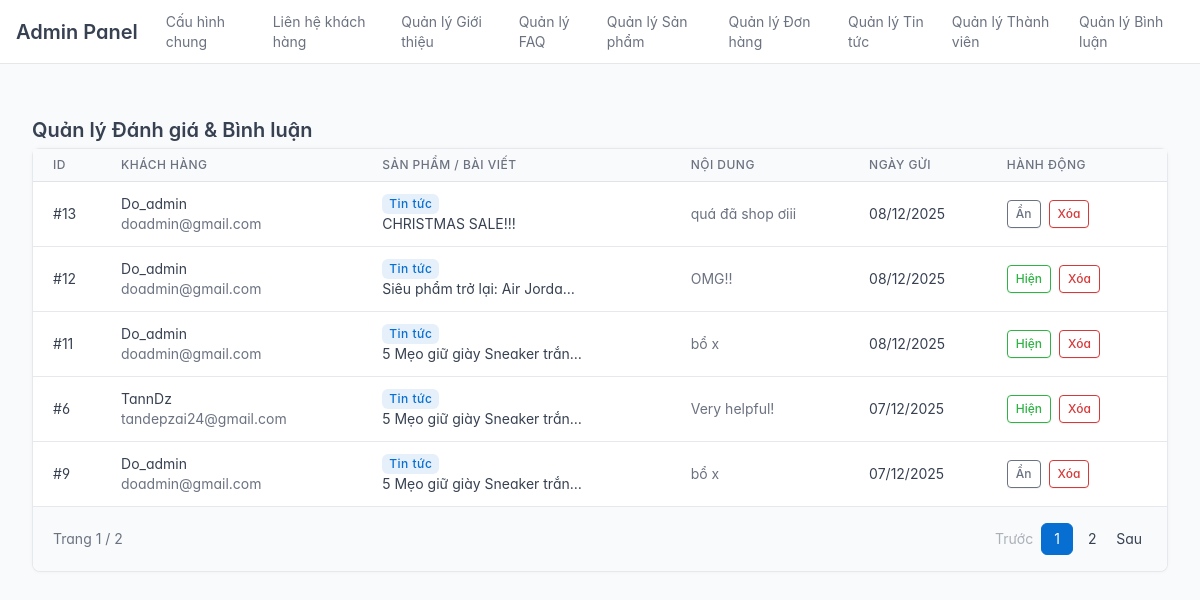
Page /public/index.php?url=admin/comment/index (signed in) on the committed database.
### tables this page shows
CREATE TABLE `comments` (
  `id` int(11) NOT NULL,
  `user_id` int(11) NOT NULL,
  `content` text NOT NULL,
  `commentable_type` enum('news','product') NOT NULL,
  `commentable_id` int(11) NOT NULL,
  `status` tinyint(1) DEFAULT 1,
  `created_at` timestamp NOT NULL DEFAULT current_timestamp(),
  `user_name` varchar(255) NOT NULL
);

CREATE TABLE `users` (
  `id` int(11) NOT NULL,
  `username` varchar(50) NOT NULL,
  `email` varchar(100) NOT NULL,
  `password_hash` varchar(255) NOT NULL,
  `full_name` varchar(100) DEFAULT NULL,
  `avatar_url` varchar(255) DEFAULT 'default_avatar.png',
  `role` enum('member','admin') NOT NULL DEFAULT 'member',
  `status` enum('active','banned') NOT NULL DEFAULT 'active',
  `created_at` timestamp NOT NULL DEFAULT current_timestamp()
);

### app/controllers/admin/AdminCommentController.php (called while the page is built, shortened)
<?php
require_once APPROOT . "/models/Comment.php";
class AdminCommentController {
    private $commentModel;
    public function __construct() {
        $this->commentModel = new Comment();
    }
    public function index() {
        $limit = 5;
        $page = isset($_GET['page']) ? (int)$_GET['page'] : 1;
        $offset = ($page - 1) * $limit;
        $totalRecords = $this->commentModel->countAll();
        $totalPages = ceil($totalRecords / $limit);
        $comments = $this->commentModel->getCommentsPaginated($limit, $offset);
        require APPROOT . "/views/admin/comments/list.php";
        require APPROOT . "/views/admin/layouts/admin_layout.php";
    }
}

### app/libraries/Database.php (called while the page is built, shortened)
<?php
class Database
{
    private $host = DB_HOST;
    private $user = DB_USER;
    private $pass = DB_PASS;
    private $dbname = DB_NAME;
    private $dbh;
    private $stmt;
    public function __construct()
    {
        $dsn = 'mysql:host=' . $this->host . ';dbname=' . $this->dbname . ';charset=utf8';
        $options = [
            PDO::ATTR_PERSISTENT => true,
            PDO::ATTR_ERRMODE => PDO::ERRMODE_EXCEPTION,
            PDO::ATTR_DEFAULT_FETCH_MODE => PDO::FETCH_OBJ,
            PDO::ATTR_EMULATE_PREPARES => false,
        ];
        try
        {
            $this->dbh = new PDO($dsn, $this->user, $this->pass, $options);
        }
        catch (PDOException $e)
        {
            $this->error = $e->getMessage();
            echo $this->error;
        }
    }
    public function query($sql)
    {
        $this->stmt = $this->dbh->prepare($sql);
    }
    public function bind($param, $value, $type = null)
    {
        if (is_null($type))
        {
            switch(true)
            {
                case is_int($value):  $type = PDO::PARAM_INT; break;
            }
        }
        $this->stmt->bindValue($param, $value, $type);
    }
    public function execute()
    {
        return $this->stmt->execute();
    }
    public function resultSet()
    {
        $this->execute();
        return $this->stmt->fetchAll();
    }
    public function single()
    {
        $this->execute();
        return $this->stmt->fetch();
    }
}

### app/models/Comment.php (called while the page is built, shortened)
<?php
class Comment {
    private $db;
    public function __construct() {
        $this->db = new Database();
    }
    public function countAll() {
        $this->db->query("SELECT COUNT(*) as total FROM comments");
        $row = $this->db->single();
        return $row->total;
    }
    public function getCommentsPaginated($limit, $offset) {
        $sql = "SELECT
                    c.*,
                    u.full_name,
                    u.email,
                    CASE
                        WHEN c.commentable_type = 'news' THEN n.title
                        WHEN c.commentable_type = 'product' THEN p.name
                        ELSE 'Không xác định'
                    END as item_name
                FROM comments c
                LEFT JOIN users u ON c.user_id = u.id
                LEFT JOIN news n ON (c.commentable_id = n.id AND c.commentable_type = 'news')
                LEFT JOIN products p ON (c.commentable_id = p.id AND c.commentable_type = 'product')
                ORDER BY c.created_at DESC
                LIMIT :limit OFFSET :offset";
        $this->db->query($sql);
        $this->db->bind(':limit', $limit);
        $this->db->bind(':offset', $offset);
        return $this->db->resultSet();
    }
}

### app/views/admin/comments/list.php (the view)
<div class="container-xl">
    <div class="page-header d-print-none">
        <h2 class="page-title">Quản lý Đánh giá & Bình luận</h2>
    </div>
    <div class="card">
        <div class="table-responsive">
            <table class="table table-vcenter card-table">
                <thead>
                    <tr>
                        <th>ID</th>
                        <th>Khách hàng</th>
                        <th>Sản phẩm / Bài viết</th>
                        <th>Nội dung</th>
                        <th>Ngày gửi</th>
                        <th>Hành động</th>
                    </tr>
                </thead>
                <tbody>
                    <?php if (!empty($comments)): ?>
                        <?php foreach($comments as $row): $row = (object)$row; ?>
                        <tr>
                            <td>#<?= $row->id ?></td>
                            <td>
                                <div class="font-weight-medium"><?= htmlspecialchars($row->full_name ?? $row->user_name ?? 'Khách') ?></div>
                                <div class="text-muted text-xs"><?= htmlspecialchars($row->email ?? '') ?></div>
                            </td>
                            <td>
                                <?php if($row->commentable_type == 'news'): ?>
                                    <span class="badge bg-blue-lt">Tin tức</span>
                                <?php else: ?>
                                    <span class="badge bg-orange-lt">Sản phẩm</span>
                                <?php endif; ?>
                                <div class="text-truncate" style="max-width: 200px;"><?= htmlspecialchars($row->item_name) ?></div>
                            </td>
                            <td class="text-muted text-truncate" style="max-width: 250px;">
                                <?= htmlspecialchars($row->content) ?>
                            </td>
                            <td><?= date('d/m/Y', strtotime($row->created_at)) ?></td>
                            <td>
                                <div class="btn-list flex-nowrap">
                                    <?php if ($row->status == 1): ?>
                                        <a href="<?= URLROOT ?>/public/index.php?url=admin/comment/status&id=<?= $row->id ?>&val=0"
                                           class="btn btn-sm btn-outline-success">Hiện</a>
                                    <?php else: ?>
                                        <a href="<?= URLROOT ?>/public/index.php?url=admin/comment/status&id=<?= $row->id ?>&val=1"
                                           class="btn btn-sm btn-outline-secondary">Ẩn</a>
                                    <?php endif; ?>
                                    <a href="<?= URLROOT ?>/public/index.php?url=admin/comment/delete&id=<?= $row->id ?>"
                                       class="btn btn-sm btn-outline-danger"
                                       onclick="return confirm('Bạn có chắc chắn muốn xóa?');">Xóa</a>
                                </div>
                            </td>
                        </tr>
                        <?php endforeach; ?>
                    <?php else: ?>
                        <tr><td colspan="7" class="text-center p-3">Chưa có bình luận nào.</td></tr>
                    <?php endif; ?>
                </tbody>
            </table>
        </div>
        <?php if (isset($totalPages) && $totalPages > 1): ?>
        <div class="card-footer d-flex align-items-center">
            <p class="m-0 text-muted">
                Trang <span><?= $page ?></span> / <span><?= $totalPages ?></span>
            </p>
            <ul class="pagination m-0 ms-auto">
                <li class="page-item <?= ($page <= 1) ? 'disabled' : '' ?>">
                    <a class="page-link" href="<?= URLROOT ?>/public/index.php?url=admin/comment/index&page=<?= $page - 1 ?>">
                        Trước
                    </a>
                </li>
                <?php for ($i = 1; $i <= $totalPages; $i++): ?>
                    <?php if ($i == 1 || $i == $totalPages || ($i >= $page - 2 && $i <= $page + 2)): ?>
                        <li class="page-item <?= ($page == $i) ? 'active' : '' ?>">
                            <a class="page-link" href="<?= URLROOT ?>/public/index.php?url=admin/comment/index&page=<?= $i ?>"><?= $i ?></a>
                        </li>
                    <?php elseif ($i == $page - 3 || $i == $page + 3): ?>
                        <li class="page-item disabled"><a class="page-link" href="#">...</a></li>
                    <?php endif; ?>
                <?php endfor; ?>
                <li class="page-item <?= ($page >= $totalPages) ? 'disabled' : '' ?>">
                    <a class="page-link" href="<?= URLROOT ?>/public/index.php?url=admin/comment/index&page=<?= $page + 1 ?>">
                        Sau
                    </a>
                </li>
            </ul>
        </div>
        <?php endif; ?>
    </div>
</div>

### rows in the picture
comments: id "13", user.full_name "Do_admin", user.email "doadmin@gmail.com", commentable_type "Tin tức", item_name "CHRISTMAS SALE!!!", content "quá đã shop ơiii", created_at "08/12/2025"
comments: id "12", user.full_name "Do_admin", user.email "doadmin@gmail.com", commentable_type "Tin tức", item_name "Siêu phẩm trở lại: Air Jorda…", content "OMG!!", created_at "08/12/2025"
comments: id "11", user.full_name "Do_admin", user.email "doadmin@gmail.com", commentable_type "Tin tức", item_name "5 Mẹo giữ giày Sneaker trắn…", content "bổ x", created_at "08/12/2025"
comments: id "6", user.full_name "TannDz", user.email "tandepzai24@gmail.com", commentable_type "Tin tức", item_name "5 Mẹo giữ giày Sneaker trắn…", content "Very helpful!", created_at "07/12/2025"
comments: id "9", user.full_name "Do_admin", user.email "doadmin@gmail.com", commentable_type "Tin tức", item_name "5 Mẹo giữ giày Sneaker trắn…", content "bổ x", created_at "07/12/2025"

### other values in the picture
$page "1"
$totalPages "2"
